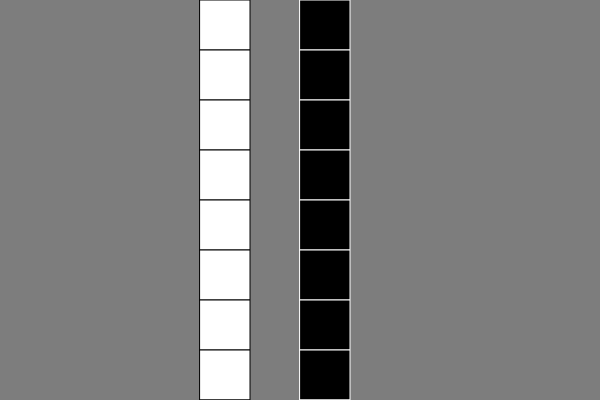
Frame 1 (no input)
Frame 60 (no input): identical to frame 1, image omitted
Frame 120 (the mouse pressed at the canvas centre since frame 60): identical to frame 1, image omitted

The p5.js sketch that drew this single still picture (run headless with seeded random() and noise() and a simulated clock; from frame 60 on, the mouse is pressed at the canvas centre):

// p5.js sketch
// ── sketch.js

//reference prof dawn
//modified by sadaf shaikh

function setup() {
	createCanvas(600, 400);
}

function draw() {
	background(125);

	var y = 0;
	while (y <= height) {//looping to create pattern
		stroke(0);
		fill(255);
		rect(200, y, 50, 50);//rectangle
		y = y + 50;//motion
	}

	for (y = 0; y <= height; y += 50) {//looping to create pattern
		stroke(255);
		fill(0);
		rect(300, y, 50, 50);//rectangle
	}
}
